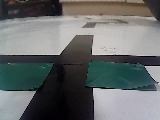
#> input picture rpi/desktop/img/double_green.jpg, 160 x 120 px, given in place of the camera
$ python greensquares.py
#> lines starting #> are read from the running program, lines starting #| are printed output that depends on the picture; after the words box and inside, x2 and y2 are one past the last pixel; in counts of white or black regions, pixels touching at a corner belong together
### rpi/desktop/camthreader.py
from threading import Thread
import cv2

class WebcamVideoStream:
    def __init__(self, src = 0, width = 160, height = 120):
        # initialize the video camera stream and read the first frame
        # from the stream

#> called with src = 0, width = 160, height = 120
        self.stream = cv2.VideoCapture(src)
        self.stream.set(cv2.CAP_PROP_FRAME_WIDTH, width)
        self.stream.set(cv2.CAP_PROP_FRAME_HEIGHT, height)
        # print(self.stream.get(cv2.CAP_PROP_FRAME_WIDTH), self.stream.get(cv2.CAP_PROP_FRAME_HEIGHT))

        (self.grabbed, self.frame) = self.stream.read()
#> self.frame is the input picture: shape (120, 160, 3); mean B, G, R 106.8, 107.2, 103.4
        # initialize the variable used to indicate if the thread should
        # be stopped
        self.stopped = False

    def start(self):
        # start the thread to read frames from the video stream
        Thread(target=self.update, args=()).start()
        return self

    def update(self):
        # keep looping infinitely until the thread is stopped
        while True:
            # if the thread indicator variable is set, stop the thread
            if self.stopped:
                return
            # otherwise, read the next frame from the stream
            (self.grabbed, self.frame) = self.stream.read()

    def read(self):
        # return the frame most recently read
        return self.frame

    def get_dim(self):  # width, height
        return (self.stream.get(cv2.CAP_PROP_FRAME_WIDTH), self.stream.get(cv2.CAP_PROP_FRAME_HEIGHT))

    def stop(self):
        # indicate that the thread should be stopped
        self.stopped = True

### rpi/desktop/greensquares.py
import cv2
from camthreader import *
import numpy as np
import math
import serial

debugOriginal = True
debugBlack = True
debugHori = False
debugGreen = True
debugBlue = True
record = False

noise_blob_threshold = 16

vs = WebcamVideoStream(src=0).start()
ser = serial.Serial('/dev/serial0', 115200)

lower_black = np.array([0, 0, 0])  # BGR
upper_black = np.array([70, 70, 70])
lower_green = np.array([88, 80, 55])  # HSV
upper_green = np.array([120, 165, 150])

test_frame = vs.read()
width, height = test_frame.shape[1], test_frame.shape[0]
#> width = 160; height = 120
print(width, height)
#| 160 120

cam_x = width / 2 - 1   # 79 ~ middle coloumn
#> cam_x = 79
cam_y = height - 1      # 119 ~ bottom row
#> cam_y = 119

# GET X AND Y ARRAYS
# scaled by frame dimensions, use this for filtering pixels
x_com = np.zeros(shape=(height, width))
y_com = np.zeros(shape=(height, width))
for i in range(height):
    for j in range(width):
        x_com[i][j] = (j - cam_x) / (width / 2)   # [-1, 1]
        y_com[i][j] = (cam_y - i) / height        # [0, 1]
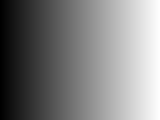
#> x_com: shape (120, 160) float64; min -0.988, max 1, mean 0.00625; drawn with min black and max white
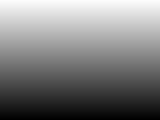
#> y_com: shape (120, 160) float64; min 0, max 0.992, mean 0.496
cccounter=0

while True:
    """
    data = ser.read()
    if cccounter > 0:
        cccounter -= 1
        data = b'\xff'
    if data == b'\xff': # switch is off
        print("apagado")
        ser.reset_input_buffer()
        while True:
            data = ser.read()
            if data == b'\xff':
                ser.reset_input_buffer()
                break
    """
    frame = vs.read()
    # frame = cv2.flip(frame, -1)     # comment out if testing on robot
    frame[:50, :, :] = 255          # ignore top 1/8 of frame
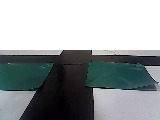
#> frame: shape (120, 160, 3); mean B, G, R 159.1, 157.8, 152.1
    kernel = np.ones((3, 3), np.uint8)

    hsv_frame = cv2.cvtColor(frame, cv2.COLOR_BGR2HSV)
#> hsv_frame: shape (120, 160, 3); mean H, S, V 59.1, 37.6, 160.1

    # FILTER BLACK PIXELS
    black_mask = cv2.inRange(frame, lower_black, upper_black)
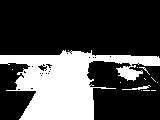
#> black_mask: shape (120, 160); 29% white; 13 white regions (11 under 20 px), largest, box (x1, y1, x2, y2) and area: (0, 50, 160, 120) 5472, (122, 85, 151, 90) 51
    x_black = cv2.bitwise_and(x_com, x_com, mask=black_mask)
    # scale such that bottom pixels have more weight
    x_black *= (1 - y_com)
    y_black = cv2.bitwise_and(y_com, y_com, mask=black_mask)

    # DETECT HORIZONTAL INTERSECTION LINES
    blurred = cv2.GaussianBlur(black_mask, (5, 5), 0)
    edges = cv2.Canny(blurred, 50, 200)
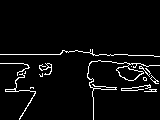
#> edges: shape (120, 160); 4.4% white in thin lines or dots, all inside (x1, y1, x2, y2) = (0, 49, 160, 120)
    lines = cv2.HoughLines(edges, rho=1, theta=np.pi / 180, threshold=30)
#> lines = 42 rows, first 8: [54, 1.57], [53, 1.59], [50, 1.61], [83, 1.62], [63, 1.57], [91, 1.54], [54, 1.64], [79, 1.64]

    minY = 1000  # arbitrarily high value

    bottom_mask = np.zeros(shape=(height, width), dtype=np.uint8)

    if lines is not None:
        lines = [[line[0][0], line[0][1]] for line in lines]
#> lines = 42 pairs, first value -91 to 98, second value 0 to 3.12
        # theta closer to 90deg will be placed first
        lines = sorted(lines, key=lambda x: abs((x[1]/np.pi*180) - 90))
        # print(lines)
        rho, theta = lines[0]
#> rho = 54; theta = 1.57
        degrees = theta / np.pi * 180
#> degrees = 90
        if degrees > 45 and degrees < 135:   # detect horizontal line
            a = np.cos(theta)
#> a = -4.37e-08
            b = np.sin(theta)
#> b = 1
            x0 = a * rho
#> x0 = -2.36e-06
            y0 = b * rho
#> y0 = 54

            # 200 = sqrt(height ** 2 + width ** 2)
            x1 = int(x0 + 200 * (-b))
#> x1 = -200
            y1 = int(y0 + 200 * a)
#> y1 = 53
            x2 = int(x0 - 200 * (-b))
#> x2 = 199
            y2 = int(y0 - 200 * a)
#> y2 = 54

            # cv2.line(frame, (x1, y1), (x2, y2),(0, 0, 255), 1)  # draw line
            # get lowest y-value of line in vector form

            if height - max(y1, y2) < minY:
                minY = min(minY, height - y1)
#> minY = 67
                minY = min(minY, height - y2)
#> minY = 66

            pts = np.array([[x1, y1], [x2, y2], [
                        160, 120], [0, 120]], np.int32)
#> pts = [[-200, 53], [199, 54], [160, 120], [0, 120]]
            bottom_mask = cv2.fillPoly(bottom_mask, [pts], 255)  # draw polygon
#> bottom_mask: shape (120, 160); 55.4% white; 1 black region, box (x1, y1, x2, y2) and area: (0, 0, 160, 54) 8560

    if minY == 1000:    # no line detected
        minY = 0

    # FILTER GREEN PIXELS
    # hsv_frame = cv2.bitwise_and(hsv_frame, hsv_frame, mask=bottom_mask)
    green_mask = cv2.inRange(hsv_frame, lower_green, upper_green)
#> green_mask: shape (120, 160); 5.7% white; 17 white regions (13 under 20 px)
    cv2.imshow('Green Mask', green_mask)
    # green_mask_middle = green_mask.copy()
    # version of green mask with only middle area shown, used for double green square (maybe)
    #green_mask_bottom = green_mask.copy()
    # version of green mask with only bottom area shown, used for single green square
    #green_mask_bottom[:85, :] = 0

    # DETECT GREEN SQUARES
    # extract outermost contours (ignore inner holes)
    green_contours, hierarchy = cv2.findContours(
        green_mask, cv2.RETR_EXTERNAL, cv2.CHAIN_APPROX_SIMPLE)
#> green_contours = 17 contours, 14 with area under 20; largest, box (x1, y1, x2, y2) and area: (104, 64, 154, 90) 649, (0, 74, 26, 91) 204, (28, 79, 38, 88) 24
    #green_contours_bottom, hierarchy = cv2.findContours(
    #    green_mask, cv2.RETR_EXTERNAL, cv2.CHAIN_APPROX_SIMPLE)
    # remove noise by limiting blob size
    green_contours = [c for c in green_contours if cv2.contourArea(
        c) > noise_blob_threshold]
#> green_contours = 4 contours, 1 with area under 20; largest, box (x1, y1, x2, y2) and area: (104, 64, 154, 90) 649, (0, 74, 26, 91) 204, (28, 79, 38, 88) 24
    #green_contours_bottom = [
    #    c for c in green_contours if cv2.contourArea(c) > noise_blob_threshold]
    green_mask = cv2.drawContours(green_mask, green_contours, -1, 255, -1)
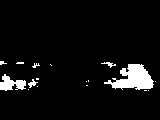
#> green_mask: shape (120, 160); 5.9% white; 17 white regions (13 under 20 px), largest, box (x1, y1, x2, y2) and area: (104, 64, 154, 90) 733, (0, 74, 26, 91) 251, (28, 79, 38, 88) 39, (101, 62, 116, 68) 34
    # green_mask_bottom = cv2.drawContours(
    #    green_mask_bottom, green_contours_bottom, -1, 255, -1)
    x_green = cv2.bitwise_and(x_com, x_com, mask=green_mask)
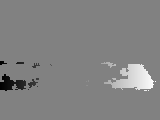
#> x_green: shape (120, 160) float64; min -0.988, max 0.95, mean 0.0122; drawn with min black and max white

    # CALCULATE RESULTANT
    green_state = 0


    x_resultant = np.mean(x_black)
#> x_resultant = -0.0331
    y_resultant = np.mean(y_black)
#> y_resultant = 0.0887
    angle = (math.atan2(y_resultant, x_resultant) / math.pi * 180) - 90
#> angle = 20.45
    speed = 15
    if len(green_contours) == 1:
        if np.mean(x_green) < 0:  # turn left
            green_state = 1
            angle = 45
            speed=40
        else:
            green_state = 2  # turn right
            angle = -45
            speed=40
    if len(green_contours) == 2:
        green_state = 3

    # stop robot from turning if it sees nothing
    if y_resultant == 0:
        angle = 0

    if round(angle) + 90 <20 or round(angle) + 90>160:
        speed=40

    output = [255, speed,
            254, round(angle) + 90,
            253, green_state]
#> output = [255, 15, 254, 110, 253, 0]
    ser.write(output)
    print(output)
#| [255, 15, 254, 110, 253, 0]
    # DEBUGS
    #print("Angle: ", angle, "Green Squares: ", green_state)
    if debugOriginal:
        cv2.imshow('Original', frame)
    if debugBlack:
        cv2.imshow('Black Mask', black_mask)
    #if debugHori:
    #    cv2.imshow('Hori Mask', bottom_mask)
    if debugGreen:
        cv2.imshow('Green Mask', green_mask)

    if cv2.waitKey(1) & 0xFF == ord('q'):
#> (key q is pressed here)
        break

cv2.destroyAllWindows()
vs.stop()

$ run again, on rpi/desktop/img/left_green.jpg
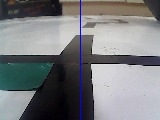
#> input picture rpi/desktop/img/left_green.jpg, 160 x 120 px, given in place of the camera
#> in __init__, self.frame is the input picture: shape (120, 160, 3); mean B, G, R 126.7, 124.4, 122.7
#| 160 120
#> hsv_frame: shape (120, 160, 3); mean H, S, V 63.7, 28.1, 175.2
#> `black_mask = cv2.inRange(frame, lower_black, upper_black)`:
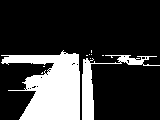
#> black_mask: shape (120, 160); 22.5% white; 10 white regions (8 under 20 px), largest, box (x1, y1, x2, y2) and area: (1, 50, 80, 120) 3400, (82, 55, 160, 120) 908
#> edges: shape (120, 160); 4.2% white in thin lines or dots, all inside (x1, y1, x2, y2) = (0, 49, 160, 120)
#> `lines = cv2.HoughLines(edges, rho=1, theta=np.pi / 180, threshold=30)`: lines = 65 rows, first 8: [62, 1.59], [54, 1.57], [64, 1.57], [63, 1.52], [50, 1.61], [66, 1.55], [53, 1.59], [82, 0]
#> `lines = [[line[0][0], line[0][1]] for line in lines]`: lines = 65 pairs, first value -91 to 91, second value 0 to 3.12
#> rho = 54; theta = 1.57
#> degrees = 90
#> a = -4.37e-08
#> b = 1
#> x0 = -2.36e-06
#> y0 = 54
#> x1 = -200
#> y1 = 53
#> x2 = 199
#> y2 = 54
#> `minY = min(minY, height - y1)`: minY = 67
#> `minY = min(minY, height - y2)`: minY = 66
#> pts = [[-200, 53], [199, 54], [160, 120], [0, 120]]
#> bottom_mask: shape (120, 160); 55.4% white; 1 black region, box (x1, y1, x2, y2) and area: (0, 0, 160, 54) 8560
#> `green_contours, hierarchy = cv2.findContours( green_mask, cv2.RETR_EXT..`: green_contours = 12 contours, 10 with area under 20; largest, box (x1, y1, x2, y2) and area: (0, 61, 22, 90) 234, (13, 62, 49, 65) 22
#> `green_contours = [c for c in green_contours if cv2.contourArea( c) > n..`: green_contours = 2 contours; box (x1, y1, x2, y2) and area: (0, 61, 22, 90) 234, (13, 62, 49, 65) 22
#> `x_green = cv2.bitwise_and(x_com, x_com, mask=green_mask)`:
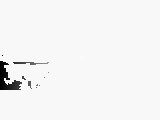
#> x_green: shape (120, 160) float64; min -0.988, max 0.025, mean -0.0169; drawn with min black and max white
#> x_resultant = -0.0366
#> y_resultant = 0.0624
#> angle = 30.42
#> output = [255, 15, 254, 120, 253, 3]
#| [255, 15, 254, 120, 253, 3]

$ run again, on rpi/desktop/img/left_green_2.png
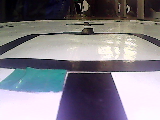
#> input picture rpi/desktop/img/left_green_2.png, 160 x 120 px, given in place of the camera
#> in __init__, self.frame is the input picture: shape (120, 160, 3); mean B, G, R 136.1, 128.1, 131.2
#| 160 120
#> hsv_frame: shape (120, 160, 3); mean H, S, V 73.3, 34.6, 205.6
#> `black_mask = cv2.inRange(frame, lower_black, upper_black)`:
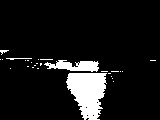
#> black_mask: shape (120, 160); 9.6% white; 27 white regions (23 under 20 px), largest, box (x1, y1, x2, y2) and area: (66, 73, 107, 120) 1328, (44, 60, 99, 72) 403, (6, 58, 32, 60) 30, (0, 50, 9, 55) 21
#> edges: shape (120, 160); 2.9% white in thin lines or dots, all inside (x1, y1, x2, y2) = (0, 49, 157, 120)
#> `lines = cv2.HoughLines(edges, rho=1, theta=np.pi / 180, threshold=30)`: lines = 45 rows, first 8: [59, 1.59], [64, 1.64], [70, 1.57], [58, 1.61], [65, 1.62], [66, 1.61], [57, 1.59], [55, 1.71]
#> `lines = [[line[0][0], line[0][1]] for line in lines]`: lines = 45 pairs, first value 47 to 78, second value 1.47 to 1.87
#> rho = 70; theta = 1.57
#> degrees = 90
#> a = -4.37e-08
#> b = 1
#> x0 = -3.06e-06
#> y0 = 70
#> x1 = -200
#> y1 = 69
#> x2 = 199
#> y2 = 70
#> `minY = min(minY, height - y1)`: minY = 51
#> `minY = min(minY, height - y2)`: minY = 50
#> pts = [[-200, 69], [199, 70], [160, 120], [0, 120]]
#> bottom_mask: shape (120, 160); 42.1% white; 1 white region, box (x1, y1, x2, y2) and area: (0, 69, 160, 120) 8080
#> `green_contours, hierarchy = cv2.findContours( green_mask, cv2.RETR_EXT..`: green_contours = 22 contours, 21 with area under 20; largest, box (x1, y1, x2, y2) and area: (7, 60, 67, 77) 193
#> `green_contours = [c for c in green_contours if cv2.contourArea( c) > n..`: green_contours = 1 contour; box (x1, y1, x2, y2) and area: (7, 60, 67, 77) 193
#> `x_green = cv2.bitwise_and(x_com, x_com, mask=green_mask)`:
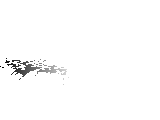
#> x_green: shape (120, 160) float64; min -0.988, max 0, mean -0.0108; drawn with min black and max white
#> x_resultant = 0.00403
#> y_resultant = 0.0279
#> angle = -8.21
